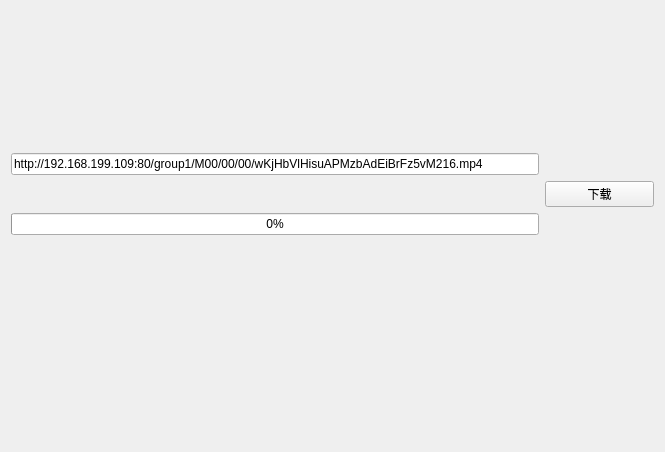
<?xml version="1.0" encoding="UTF-8"?>
<ui version="4.0">
 <class>Widget</class>
 <widget class="QWidget" name="Widget">
  <property name="geometry">
   <rect>
    <x>0</x>
    <y>0</y>
    <width>665</width>
    <height>452</height>
   </rect>
  </property>
  <property name="windowTitle">
   <string>Widget</string>
  </property>
  <layout class="QGridLayout" name="gridLayout">
   <item row="0" column="0">
    <spacer name="verticalSpacer">
     <property name="orientation">
      <enum>Qt::Vertical</enum>
     </property>
     <property name="sizeHint" stdset="0">
      <size>
       <width>20</width>
       <height>106</height>
      </size>
     </property>
    </spacer>
   </item>
   <item row="0" column="1" rowspan="2">
    <spacer name="verticalSpacer_4">
     <property name="orientation">
      <enum>Qt::Vertical</enum>
     </property>
     <property name="sizeHint" stdset="0">
      <size>
       <width>20</width>
       <height>140</height>
      </size>
     </property>
    </spacer>
   </item>
   <item row="1" column="0">
    <widget class="QLineEdit" name="lineEdit">
     <property name="text">
      <string>http://192.168.199.109:80/group1/M00/00/00/wKjHbVlHisuAPMzbAdEiBrFz5vM216.mp4</string>
     </property>
    </widget>
   </item>
   <item row="2" column="1">
    <widget class="QPushButton" name="pushButton">
     <property name="text">
      <string>下载</string>
     </property>
    </widget>
   </item>
   <item row="3" column="0">
    <widget class="QProgressBar" name="progressBar">
     <property name="value">
      <number>0</number>
     </property>
    </widget>
   </item>
   <item row="4" column="0">
    <spacer name="verticalSpacer_2">
     <property name="orientation">
      <enum>Qt::Vertical</enum>
     </property>
     <property name="sizeHint" stdset="0">
      <size>
       <width>20</width>
       <height>193</height>
      </size>
     </property>
    </spacer>
   </item>
   <item row="3" column="1" rowspan="2">
    <spacer name="verticalSpacer_3">
     <property name="orientation">
      <enum>Qt::Vertical</enum>
     </property>
     <property name="sizeHint" stdset="0">
      <size>
       <width>109</width>
       <height>228</height>
      </size>
     </property>
    </spacer>
   </item>
  </layout>
 </widget>
 <layoutdefault spacing="6" margin="11"/>
 <resources/>
 <connections/>
</ui>
